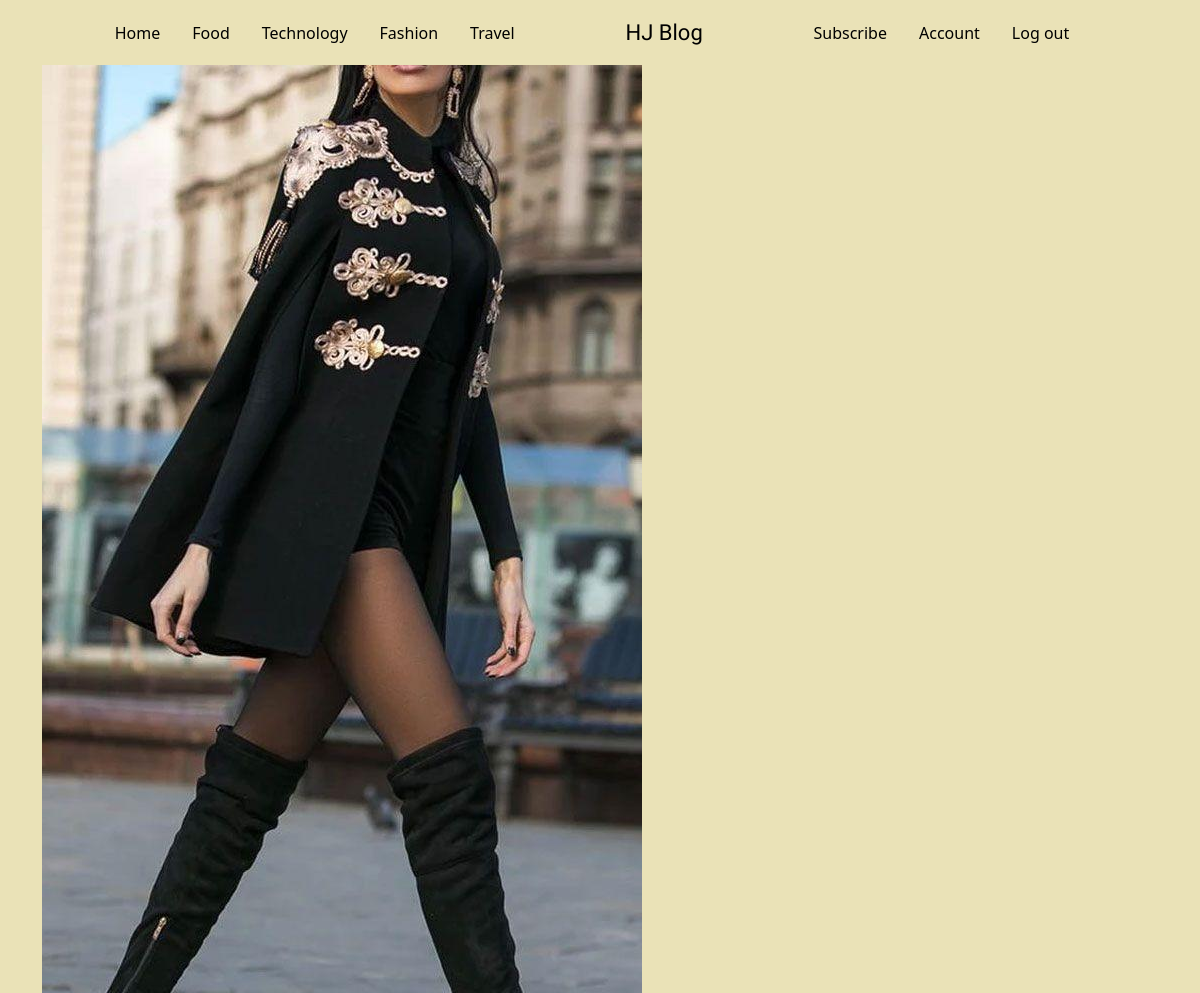
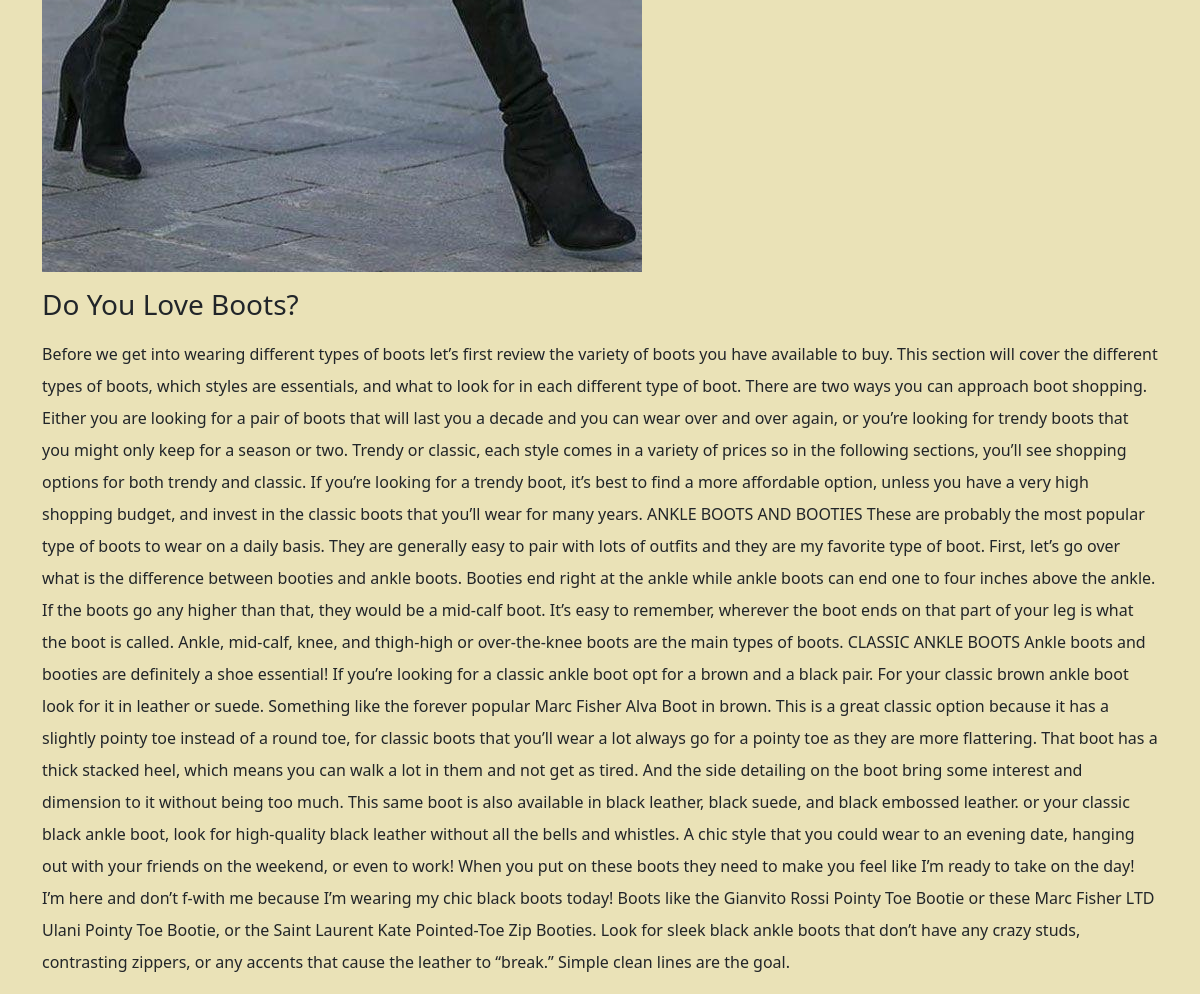
Screenshot of /post/2 with the database file from the repository (2 pictures, top to bottom).
### app/models.py (models this page shows, shortened)
class Posts(db.Model):
  id=db.Column(db.Integer,primary_key=True)
  title=db.Column(db.String,nullable=False)
  description=db.Column(db.String,nullable=False)
  content=db.Column(db.String,nullable=False)
  blog_image=db.Column(db.String,nullable=False,)
  category= db.Column(db.String,nullable=False)
  date_created = db.Column(db.DateTime, nullable=False, default=datetime.utcnow)
  user_id = db.Column(db.Integer, db.ForeignKey('user.id'), nullable=False)
  comments = db.relationship('Comments',backref = 'posts',passive_deletes = True)

### app/posts/routes.py (the view)
@posts.route('/post/<postid>')
def reads(postid):
    reads= Posts.query.filter_by(id=postid).first()
    image_file= url_for('static',filename='posts/'+reads.blog_image)
    return render_template('reads.html', reads=reads,image_file=image_file)

### app/templates/reads.html
{% extends 'layout.html' %}
{% block body %}
  <div class="container">
    <img src="{{image_file}}" alt="">
    <h3 class="my-3">{{reads.title}}</h3>
    <p class="readmore">
      {{reads.content}}
    </p>
  </div>
{% endblock %}

### app/static/main.css (style rules this page uses)
* { margin: 0; padding: 0; box-sizing: border-box; }
body { background-color:#EAE2B7 ; }
.readmore { line-height: 2rem; }

### rows the page displays
Posts: title "Do You Love Boots?", content "Before we get into wearing different types of boots let’s first review the variety of boots you have available to buy. This section will cover the different types of boots, which styles are essentials, and what to look for in each different type of boot. There are two ways you can approach boot shopping. Either you are looking for a pair of boots that will last you a decade and you can wear over and over again, or you’re looking for trendy boots that you might only keep for a season or two. Trendy or classic, each style comes in a variety of prices so in the following sections, you’ll see shopping options for both trendy and classic. If you’re looking for a trendy boot, it’s best to find a…"
